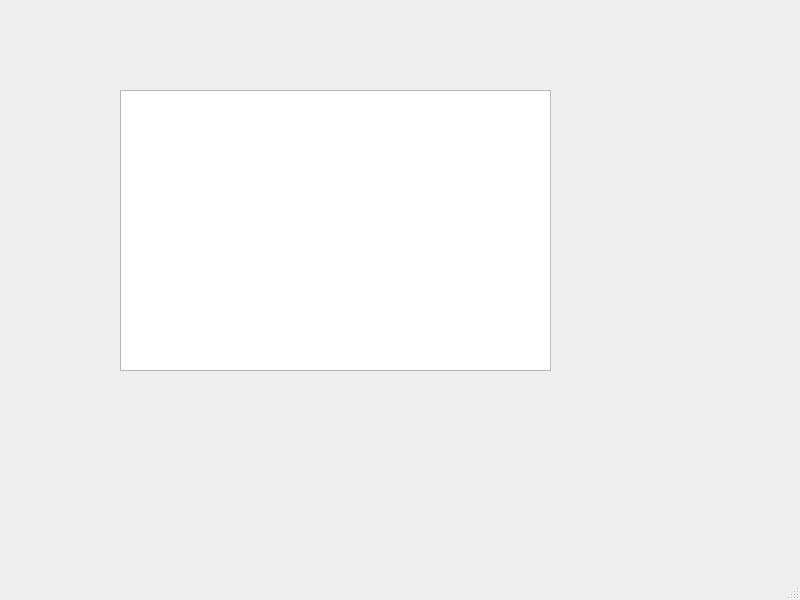
<?xml version="1.0" encoding="UTF-8"?>
<ui version="4.0">
 <class>MainWindow</class>
 <widget class="QMainWindow" name="MainWindow">
  <property name="geometry">
   <rect>
    <x>0</x>
    <y>0</y>
    <width>800</width>
    <height>600</height>
   </rect>
  </property>
  <property name="windowTitle">
   <string>MainWindow</string>
  </property>
  <widget class="QWidget" name="centralwidget">
   <widget class="QTableView" name="tableView">
    <property name="geometry">
     <rect>
      <x>120</x>
      <y>90</y>
      <width>431</width>
      <height>281</height>
     </rect>
    </property>
   </widget>
  </widget>
  <widget class="QMenuBar" name="menubar">
   <property name="geometry">
    <rect>
     <x>0</x>
     <y>0</y>
     <width>800</width>
     <height>23</height>
    </rect>
   </property>
  </widget>
  <widget class="QStatusBar" name="statusbar"/>
 </widget>
 <resources/>
 <connections/>
</ui>
